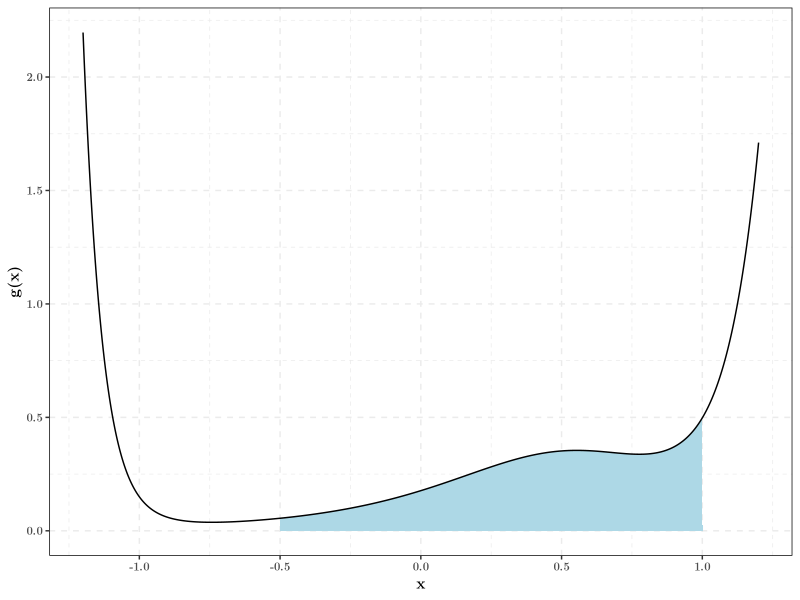
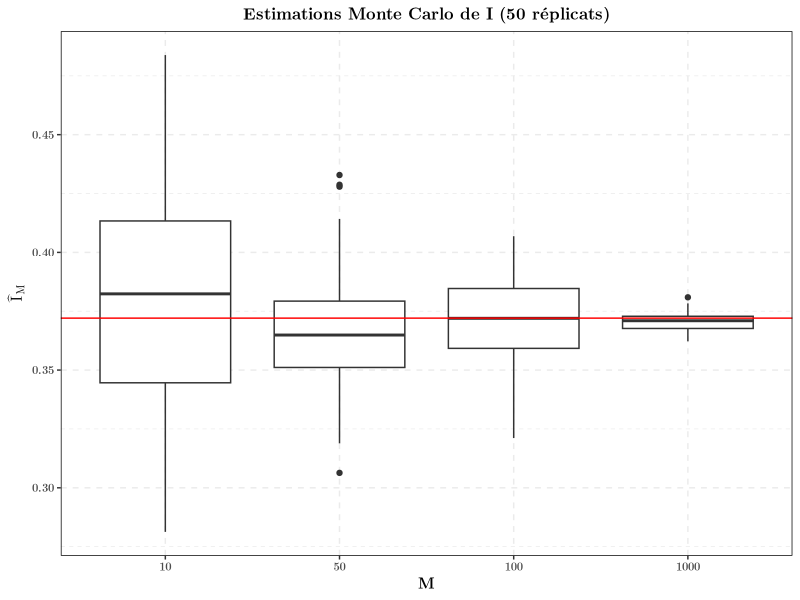
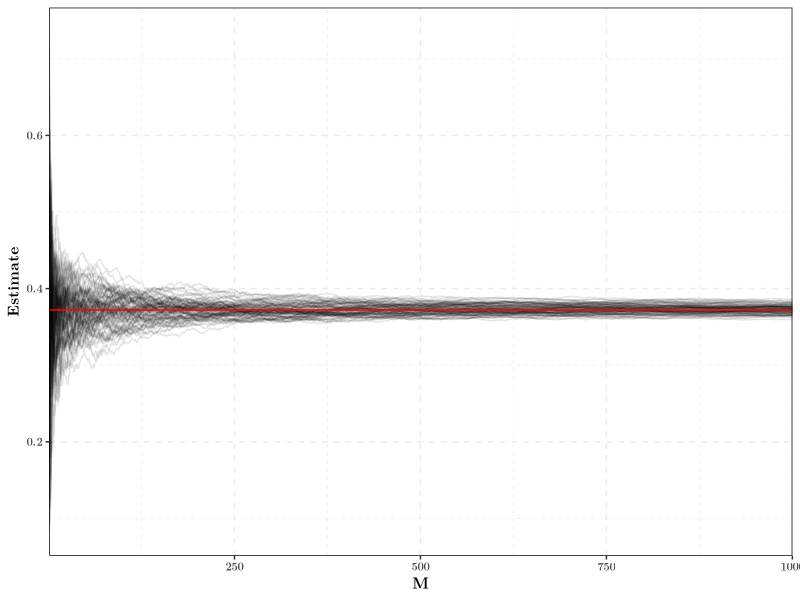
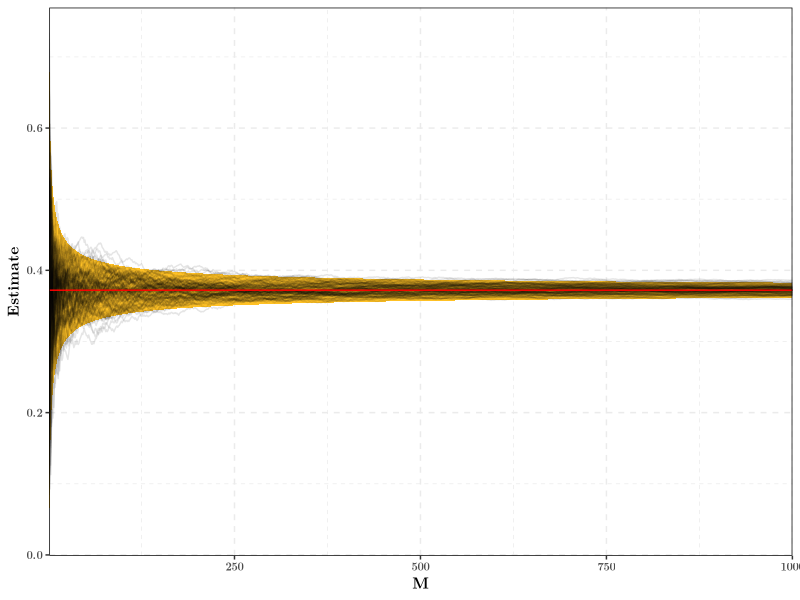

Source code (R) for these figures, in order:
## ---- chunk 1
knitr::opts_chunk$set(echo = FALSE, message = FALSE,
                      cache = TRUE,
                      fig.width =  5, 
                      fig.height = 2.5)
library(tidyverse)
## ---- chunk 2
theme_set(theme_bw() +
            theme(
              panel.border = element_rect(colour = "black",
                                          fill = rgb(0, 0, 0, 0)),
              panel.grid = element_line(linetype = 2),
              plot.background = element_rect(fill = "white"),# bg around panel
              legend.background = element_blank(),
              text = element_text(family = "LM Roman 10", size = 10, face = "bold"),
              axis.title = element_text(size = rel(1.1)),
              legend.text = element_text(size = rel(1)),
              legend.title = element_text(size = rel(1.1)),
              plot.subtitle = element_text(hjust = 0.5, size = rel(1)),
              strip.background = element_rect(fill = "lightgoldenrod1"),
              plot.title = element_text(face = "bold", size = rel(1.2), hjust = 0.5)))
## ---- chunk 3
fonction_g <- function(x){
  d <- 10
  coeffs <- 0.5 * sin(1:d)
  sapply(x, function(z){
    sum(coeffs * z^(0:(d-1)))
  }) ^ 2
}
int_min <- -0.5
int_max <- 1
int_length <- int_max - int_min
true_val <- integrate(fonction_g, int_min, int_max)$value
fonction_phi <- function(x){
  int_length * fonction_g(x)
}
## ---- chunk 4
tibble(x = seq(-1.2, 1.2, length.out = 1001)) %>%
  mutate(g_x = fonction_g(x)) %>% # Calcul des valeurs de f
  mutate(borne_inf = 0) %>%
  rowwise() %>%
  mutate(borne_sup = ifelse(test = (x > int_min) & (x < int_max), 
                            yes = g_x, no = 0)) %>%
  ggplot() +
  aes(x = x)  +
  geom_ribbon(aes(ymin = borne_inf, ymax = borne_sup),
              fill = "lightblue") +
  geom_line(aes(y = g_x))  +
  labs(y = "g(x)")
## ---- chunk 5
get_mc_estimate <- function(M, id){
  tibble(Estimate = runif(M, int_min, int_max) %>% fonction_phi() %>% mean(),
         id = id, M = M)
}
## ---- chunk 6
c(10, 50, 100, 1000) %>% 
  purrr::map_dfr(function(my_N) 
    purrr::map_dfr(1:50, get_mc_estimate, M = my_N)) %>% 
  mutate(id = factor(id), M = factor(M)) %>% 
  ggplot(aes(x = M, y = Estimate)) +
  geom_boxplot() +
  labs(y = expression(hat(I)[M]),
       title = "Estimations Monte Carlo de I (50 réplicats)") +
  geom_hline(yintercept = true_val, 
             col = "red")
## ---- chunk 7
n_replicates <- 100
M_max <- 1000
## ---- chunk 8
all_estimates <- purrr::rerun(n_replicates, 
             tibble(phi_u = runif(M_max, int_min, int_max) %>% fonction_phi,
                    M = 1:M_max) %>% 
               mutate(Estimate = cumsum(phi_u) / M)
              ) %>% 
  bind_rows(.id = "Replicate")
ggplot(all_estimates, aes(x = M)) +
  geom_line(aes(y = Estimate, group = Replicate), alpha = 0.1) +
  geom_hline(yintercept = true_val, 
             col = "red") +
  scale_x_continuous(expand = c(0, 0))
## ---- chunk 9
z_975 <- qnorm(0.975)
var_I1 <- integrate(function(x) (fonction_phi(x) -  true_val)^2 / int_length,
                    int_min, int_max)$value
bornes_asymp <- tibble(M = 1:M_max) %>% 
  mutate(borne_sup = true_val + z_975 * sqrt(var_I1 / M),
         borne_inf = true_val - z_975 * sqrt(var_I1 / M))
ggplot(all_estimates, aes(x = M)) +
  geom_ribbon(data = bornes_asymp, 
              aes(ymin = borne_inf, 
                  ymax = borne_sup),
              fill = "goldenrod1") +
geom_line(aes(y = Estimate, group = Replicate), alpha = 0.1) +
  geom_hline(yintercept = true_val, 
             col = "red") +
  scale_x_continuous(expand = c(0, 0))
